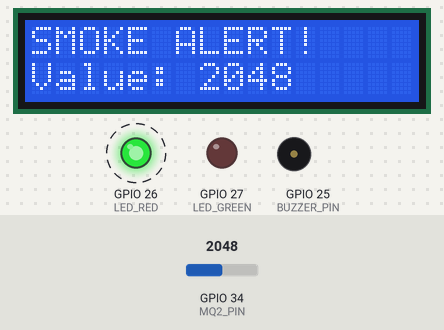
Simulated run of this sketch. Board: ESP32. Shown: 16×2 character LCD, output pins drawn as LEDs (lit = HIGH), buzzer (waves = sounding). Dashed ring = blinking. The inputs (shaded band) are chosen by the test bench; at power-on: GPIO 34 (MQ2_PIN) = 2048. What the sketch prints to the serial monitor is not drawn.

Above: at 3.2 s.
3.3 s: GPIO 34 (MQ2_PIN) set to 1529
At 4.7 s:
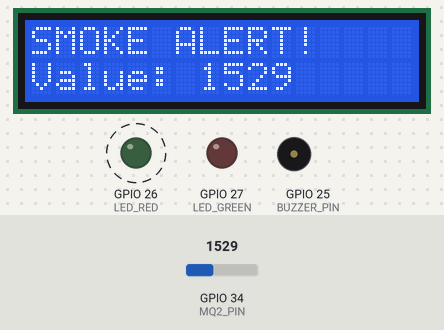
6.0 s: GPIO 34 (MQ2_PIN) set to 1449
At 7.0 s:
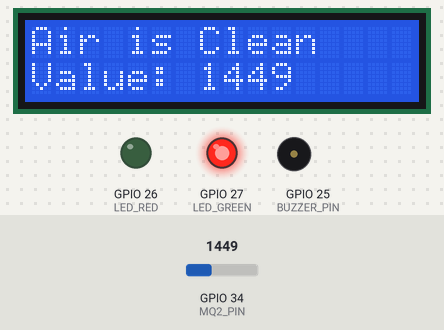
8.7 s: GPIO 34 (MQ2_PIN) set to 2340
At 9.91 s:
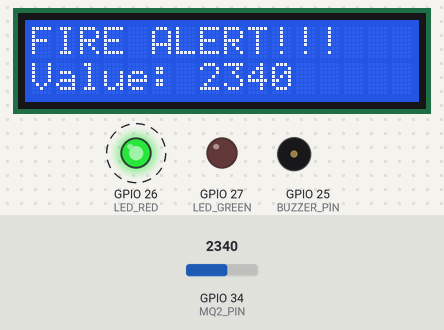
Timing chart, 0 to 17.4 s (numbered marks = the images above; inputs shaded):
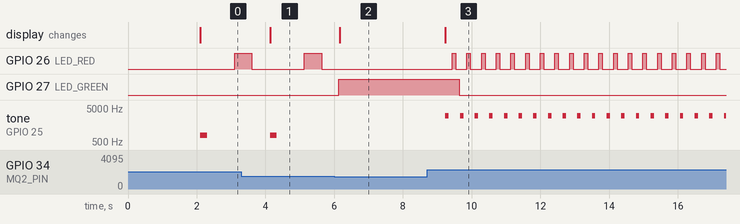

The sketch:

smoke-detection.ino
```cpp
#include <Arduino.h>
#include <Wire.h>
#include <LiquidCrystal_I2C.h>

#define MQ2_PIN 34       // Analog pin connected to MQ-2
#define BUZZER_PIN 25    // Buzzer
#define LED_RED 26       // Red LED
#define LED_GREEN 27     // Green LED

int smokeValue = 0;

// Thresholds
int smokeThreshold = 1500;   // For smoke alert
int fireThreshold  = 2300;   // For fire alert

// LCD object
LiquidCrystal_I2C lcd(0x27, 16, 2);

void setup() {
  Serial.begin(115200);

  pinMode(BUZZER_PIN, OUTPUT);
  pinMode(LED_RED, OUTPUT);
  pinMode(LED_GREEN, OUTPUT);

  lcd.init();
  lcd.backlight();
  lcd.setCursor(0, 0);
  lcd.print("Smoke Detector");
  delay(2000);
  lcd.clear();
}

void loop() {
  smokeValue = analogRead(MQ2_PIN);
  Serial.print("Smoke Value: ");
  Serial.println(smokeValue);

  if (smokeValue > fireThreshold) {
    // 🚨 FIRE ALERT: Fast beep + fast LED blink
    lcd.clear();
    lcd.setCursor(0, 0);
    lcd.print("FIRE ALERT!!!");
    lcd.setCursor(0, 1);
    lcd.print("Value: ");
    lcd.print(smokeValue);

    Serial.println("🔥 FIRE DETECTED!");

    // Buzzer - fast beep
    tone(BUZZER_PIN, 3000);
    delay(100);
    noTone(BUZZER_PIN);
    delay(100);

    // LED - fast blink
    digitalWrite(LED_RED, HIGH);
    delay(100);
    digitalWrite(LED_RED, LOW);
    delay(100);

    digitalWrite(LED_GREEN, LOW);

  } else if (smokeValue > smokeThreshold) {
    // ⚠️ SMOKE ALERT: Slow beep + slow LED blink
    lcd.clear();
    lcd.setCursor(0, 0);
    lcd.print("SMOKE ALERT!");
    lcd.setCursor(0, 1);
    lcd.print("Value: ");
    lcd.print(smokeValue);

    Serial.println("⚠️ Smoke Detected!");

    // Buzzer - slow beep
    tone(BUZZER_PIN, 800);
    delay(200);
    noTone(BUZZER_PIN);
    delay(800);

    // LED - slow blink
    digitalWrite(LED_RED, HIGH);
    delay(500);
    digitalWrite(LED_RED, LOW);
    delay(500);

    digitalWrite(LED_GREEN, LOW);

  } else {
    // ✅ Safe condition
    noTone(BUZZER_PIN);
    digitalWrite(LED_RED, LOW);
    digitalWrite(LED_GREEN, HIGH);

    lcd.clear();
    lcd.setCursor(0, 0);
    lcd.print("Air is Clean");
    lcd.setCursor(0, 1);
    lcd.print("Value: ");
    lcd.print(smokeValue);

    Serial.println("✅ Air is Clean");
    delay(1000);
  }
}
```

Measured:
- the behaviour switches between 1501 and 1500 on GPIO 34 (MQ2_PIN) (found by bisection; images 1 and 2)
- after the input at 3.3 s, the display: changes after 0.83 s (image 1)
- after the input at 6.0 s, GPIO 26 (LED_RED): stays LOW (without the input it goes to HIGH after 1.2 s); GPIO 27 (LED_GREEN): LOW → HIGH after 0.13 s; tone on GPIO 25 (BUZZER_PIN): stops changing and stays silent; the display: changes after 0.16 s (image 2)
- after the input at 8.7 s, GPIO 26 (LED_RED): alternates HIGH for 0.10 s and LOW for 0.33 s, starting after 0.74 s; GPIO 27 (LED_GREEN): HIGH → LOW after 0.94 s; tone on GPIO 25 (BUZZER_PIN): alternates 3000 Hz for 0.10 s and silent for 0.33 s, starting after 0.54 s; the display: changes after 0.54 s (image 3)
